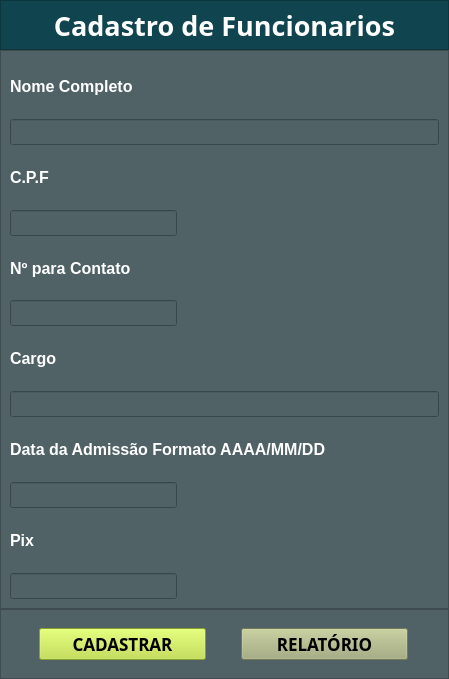
<?xml version="1.0" encoding="UTF-8"?>
<ui version="4.0">
 <class>MainWindow</class>
 <widget class="QMainWindow" name="MainWindow">
  <property name="enabled">
   <bool>true</bool>
  </property>
  <property name="geometry">
   <rect>
    <x>0</x>
    <y>0</y>
    <width>449</width>
    <height>679</height>
   </rect>
  </property>
  <property name="sizePolicy">
   <sizepolicy hsizetype="Ignored" vsizetype="Ignored">
    <horstretch>0</horstretch>
    <verstretch>0</verstretch>
   </sizepolicy>
  </property>
  <property name="windowTitle">
   <string>MainWindow</string>
  </property>
  <widget class="QWidget" name="centralwidget">
   <layout class="QVBoxLayout" name="verticalLayout">
    <property name="spacing">
     <number>0</number>
    </property>
    <property name="leftMargin">
     <number>0</number>
    </property>
    <property name="topMargin">
     <number>0</number>
    </property>
    <property name="rightMargin">
     <number>0</number>
    </property>
    <property name="bottomMargin">
     <number>0</number>
    </property>
    <item>
     <widget class="QFrame" name="frame_top">
      <property name="maximumSize">
       <size>
        <width>16777215</width>
        <height>50</height>
       </size>
      </property>
      <property name="styleSheet">
       <string notr="true">background-color: rgb(16, 69, 79);</string>
      </property>
      <property name="frameShape">
       <enum>QFrame::StyledPanel</enum>
      </property>
      <property name="frameShadow">
       <enum>QFrame::Raised</enum>
      </property>
      <layout class="QHBoxLayout" name="horizontalLayout">
       <property name="spacing">
        <number>0</number>
       </property>
       <property name="leftMargin">
        <number>0</number>
       </property>
       <property name="topMargin">
        <number>0</number>
       </property>
       <property name="rightMargin">
        <number>0</number>
       </property>
       <property name="bottomMargin">
        <number>0</number>
       </property>
       <item>
        <widget class="QLabel" name="label_cadastro">
         <property name="enabled">
          <bool>true</bool>
         </property>
         <property name="maximumSize">
          <size>
           <width>16777215</width>
           <height>50</height>
          </size>
         </property>
         <property name="font">
          <font>
           <family>Agency FB</family>
           <pointsize>20</pointsize>
           <weight>75</weight>
           <bold>true</bold>
          </font>
         </property>
         <property name="toolTipDuration">
          <number>-1</number>
         </property>
         <property name="styleSheet">
          <string notr="true">color: rgb(255, 255, 255);</string>
         </property>
         <property name="lineWidth">
          <number>1</number>
         </property>
         <property name="text">
          <string>Cadastro de Funcionarios</string>
         </property>
         <property name="alignment">
          <set>Qt::AlignCenter</set>
         </property>
        </widget>
       </item>
      </layout>
     </widget>
    </item>
    <item>
     <widget class="QFrame" name="frame_mid">
      <property name="styleSheet">
       <string notr="true">background-color: rgb(80, 98, 102);</string>
      </property>
      <property name="frameShape">
       <enum>QFrame::StyledPanel</enum>
      </property>
      <property name="frameShadow">
       <enum>QFrame::Raised</enum>
      </property>
      <layout class="QVBoxLayout" name="verticalLayout_2">
       <item>
        <widget class="QLabel" name="label_Nome_Completo">
         <property name="font">
          <font>
           <family>Arial</family>
           <pointsize>12</pointsize>
           <weight>75</weight>
           <bold>true</bold>
          </font>
         </property>
         <property name="styleSheet">
          <string notr="true">color: rgb(255, 255, 255)</string>
         </property>
         <property name="text">
          <string>Nome Completo</string>
         </property>
        </widget>
       </item>
       <item>
        <widget class="QLineEdit" name="lineEdit_Nome">
         <property name="font">
          <font>
           <family>Arial</family>
           <pointsize>11</pointsize>
          </font>
         </property>
         <property name="styleSheet">
          <string notr="true">color: rgb(255, 255, 255)</string>
         </property>
        </widget>
       </item>
       <item>
        <widget class="QLabel" name="label_CPF">
         <property name="font">
          <font>
           <family>Arial</family>
           <pointsize>12</pointsize>
           <weight>75</weight>
           <bold>true</bold>
          </font>
         </property>
         <property name="styleSheet">
          <string notr="true">color: rgb(255, 255, 255)</string>
         </property>
         <property name="text">
          <string>C.P.F</string>
         </property>
        </widget>
       </item>
       <item>
        <widget class="QLineEdit" name="lineEdit_Cpf">
         <property name="maximumSize">
          <size>
           <width>167</width>
           <height>16777215</height>
          </size>
         </property>
         <property name="font">
          <font>
           <family>Arial</family>
           <pointsize>11</pointsize>
          </font>
         </property>
         <property name="styleSheet">
          <string notr="true">color: rgb(255, 255, 255)</string>
         </property>
        </widget>
       </item>
       <item>
        <widget class="QLabel" name="label_Numero_Contato">
         <property name="font">
          <font>
           <family>Arial</family>
           <pointsize>12</pointsize>
           <weight>75</weight>
           <bold>true</bold>
          </font>
         </property>
         <property name="styleSheet">
          <string notr="true">color: rgb(255, 255, 255)</string>
         </property>
         <property name="text">
          <string>Nº para Contato</string>
         </property>
        </widget>
       </item>
       <item>
        <widget class="QLineEdit" name="lineEdit_NumeroContato">
         <property name="maximumSize">
          <size>
           <width>167</width>
           <height>16777215</height>
          </size>
         </property>
         <property name="font">
          <font>
           <family>Arial</family>
           <pointsize>11</pointsize>
          </font>
         </property>
         <property name="styleSheet">
          <string notr="true">color: rgb(255, 255, 255)</string>
         </property>
        </widget>
       </item>
       <item>
        <widget class="QLabel" name="label_Cargo">
         <property name="font">
          <font>
           <family>Arial</family>
           <pointsize>12</pointsize>
           <weight>75</weight>
           <bold>true</bold>
          </font>
         </property>
         <property name="styleSheet">
          <string notr="true">color: rgb(255, 255, 255)</string>
         </property>
         <property name="text">
          <string>Cargo</string>
         </property>
        </widget>
       </item>
       <item>
        <widget class="QLineEdit" name="lineEdit_Cargo">
         <property name="font">
          <font>
           <family>Arial</family>
           <pointsize>11</pointsize>
          </font>
         </property>
         <property name="styleSheet">
          <string notr="true">color: rgb(255, 255, 255)</string>
         </property>
        </widget>
       </item>
       <item>
        <widget class="QLabel" name="label_DataAdmissao">
         <property name="font">
          <font>
           <family>Arial</family>
           <pointsize>12</pointsize>
           <weight>75</weight>
           <bold>true</bold>
          </font>
         </property>
         <property name="styleSheet">
          <string notr="true">color: rgb(255, 255, 255)</string>
         </property>
         <property name="text">
          <string>Data da Admissão Formato AAAA/MM/DD</string>
         </property>
        </widget>
       </item>
       <item>
        <widget class="QLineEdit" name="lineEdit_Data">
         <property name="maximumSize">
          <size>
           <width>167</width>
           <height>16777215</height>
          </size>
         </property>
         <property name="font">
          <font>
           <family>Arial</family>
           <pointsize>11</pointsize>
          </font>
         </property>
         <property name="styleSheet">
          <string notr="true">color: rgb(255, 255, 255)</string>
         </property>
        </widget>
       </item>
       <item>
        <widget class="QLabel" name="label_Pix">
         <property name="font">
          <font>
           <family>Arial</family>
           <pointsize>12</pointsize>
           <weight>75</weight>
           <bold>true</bold>
          </font>
         </property>
         <property name="styleSheet">
          <string notr="true">color: rgb(255, 255, 255)</string>
         </property>
         <property name="text">
          <string>Pix</string>
         </property>
        </widget>
       </item>
       <item>
        <widget class="QLineEdit" name="lineEdit_Pix">
         <property name="maximumSize">
          <size>
           <width>167</width>
           <height>16777215</height>
          </size>
         </property>
         <property name="font">
          <font>
           <family>Arial</family>
           <pointsize>11</pointsize>
          </font>
         </property>
         <property name="styleSheet">
          <string notr="true">color: rgb(255, 255, 255)</string>
         </property>
        </widget>
       </item>
      </layout>
     </widget>
    </item>
    <item>
     <widget class="QFrame" name="frame_botton">
      <property name="maximumSize">
       <size>
        <width>16777215</width>
        <height>70</height>
       </size>
      </property>
      <property name="styleSheet">
       <string notr="true">background-color: rgb(80, 98, 102);</string>
      </property>
      <property name="frameShape">
       <enum>QFrame::StyledPanel</enum>
      </property>
      <property name="frameShadow">
       <enum>QFrame::Raised</enum>
      </property>
      <layout class="QHBoxLayout" name="horizontalLayout_2">
       <item>
        <widget class="QPushButton" name="pushButton_Cadastrar">
         <property name="sizePolicy">
          <sizepolicy hsizetype="Minimum" vsizetype="Fixed">
           <horstretch>0</horstretch>
           <verstretch>0</verstretch>
          </sizepolicy>
         </property>
         <property name="maximumSize">
          <size>
           <width>167</width>
           <height>16777215</height>
          </size>
         </property>
         <property name="font">
          <font>
           <family>Agency FB</family>
           <pointsize>13</pointsize>
           <weight>75</weight>
           <bold>true</bold>
           <kerning>true</kerning>
          </font>
         </property>
         <property name="styleSheet">
          <string notr="true">background-color: rgb(189, 224, 56);</string>
         </property>
         <property name="text">
          <string>CADASTRAR</string>
         </property>
         <property name="iconSize">
          <size>
           <width>16</width>
           <height>16</height>
          </size>
         </property>
        </widget>
       </item>
       <item>
        <widget class="QPushButton" name="pushButton_Relatorio">
         <property name="maximumSize">
          <size>
           <width>167</width>
           <height>16777215</height>
          </size>
         </property>
         <property name="font">
          <font>
           <family>Agency FB</family>
           <pointsize>13</pointsize>
           <weight>75</weight>
           <bold>true</bold>
          </font>
         </property>
         <property name="styleSheet">
          <string notr="true">background-color: rgb(163, 171, 120);</string>
         </property>
         <property name="text">
          <string>RELATÓRIO</string>
         </property>
        </widget>
       </item>
      </layout>
     </widget>
    </item>
   </layout>
  </widget>
  <widget class="QMenuBar" name="menubar">
   <property name="geometry">
    <rect>
     <x>0</x>
     <y>0</y>
     <width>449</width>
     <height>26</height>
    </rect>
   </property>
  </widget>
 </widget>
 <resources/>
 <connections/>
</ui>
